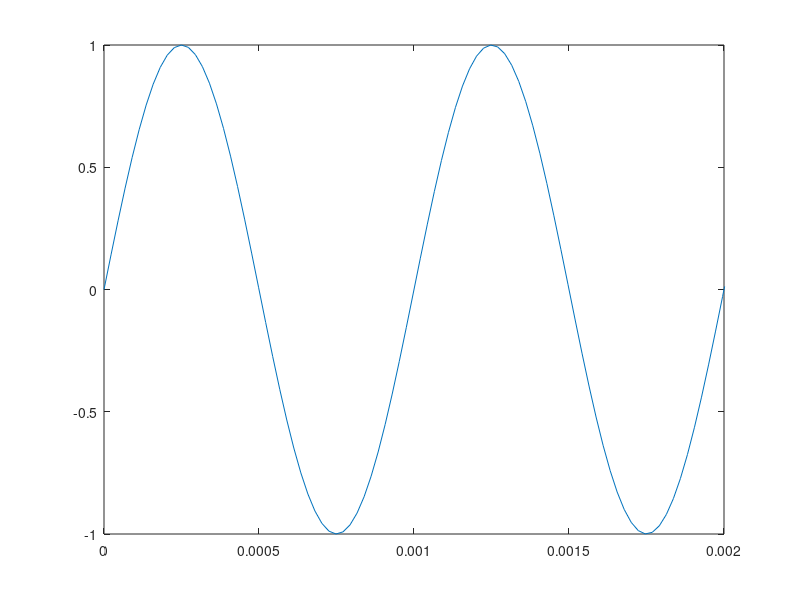

The MATLAB script that drew this image: (Note: this script raises an error after producing the figure.)
function [y t] = Create_sin(f,dur,fs,window)
% function [y t] = Create_sin(f,dur,fs,window)
%
% 1. Description:
%   f = frequency [Hz], default = 1000 Hz
%   dur = duration [s], default = 1 s
%   fs = sampling frequency, default = 44100 Hz
%   window = Window to be applied to signal
%       0 = none
%       1 = hanning
%       2 = triangular
%
% 2. Stand-alone example, sine wave with default values:
%   f       = 1000;
%   dur     = 20e-3;
%   [y, t]  = Create_sin(f,dur);
%   plot(t,y); xlabel('time [s]'); ylabel('Amplitude')
% 
% 3. Additional info:
%   Tested cross-platform: Yes
%
% Programmed by Alejandro Osses, HTI, TU/e, the Netherlands, 2014-2016
% Created on    : 26/05/2014
% Last update on: 26/06/2014 
% Last use on   : 16/03/2016 
%%%%%%%%%%%%%%%%%%%%%%%%%%%%%%%%%%%%%%%%%%%%%%%%%%%%%%%%%%%%%%%%%%%%%%%%%%%

if nargin < 1
    f = 1000;
end

if nargin < 2
    dur = 1;
end

if nargin < 3
    fs = 44100;
end

if nargin < 4
    window = 0;
end

t = 0: 1/fs : dur - 1/fs;
t = t';

w = 2*pi*f;
y =  sin(w*t);
T = 1/f;

try
    [win, wtype] = Get_window(window,y);
    y = y.*win;
catch
    if window ~= 0
        error('The window has not been applied, use window = 0 (rectangular) otherwise get the script Get_window');
    end
end

if nargout == 0
    plot(t,y);
    xlim([0 2*T])
    title(['Sine wave, 2 periods, ' wtype ' window'])
    xlabel('time [s]')
    ylabel('Amplitude')
    grid on
end
%%%%%%%%%%%%%%%%%%%%%%%%%%%%%%%%%%%%%%%%%%%%%%%%%%%%%%%%%%%%%%%%%%%%%%%%%%%
end